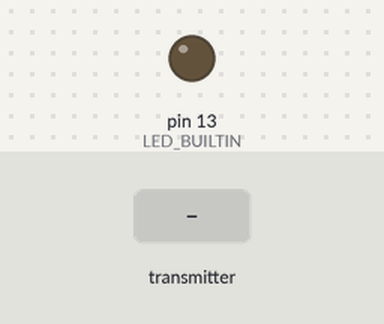
The sketch below on a simulated Arduino Uno, built with avr-gcc and run on an emulated ATmega328P. Parts: output pins drawn as LEDs (lit = HIGH). The inputs (shaded band) are chosen by the test bench. No radio packets arrive unless stated; pins used as bus, display or sensor lines are not drawn; what the sketch prints to the serial monitor is not drawn.

Above: at 1.2 s.
1.3 s: the transmitter starts sending timestamp = 0
3.2 s: the transmitter starts sending latitude = 0
4.7 s: the transmitter starts sending longitude = 0
Timing chart, 0 to 11.5 s (numbered marks = the images above; inputs shaded):
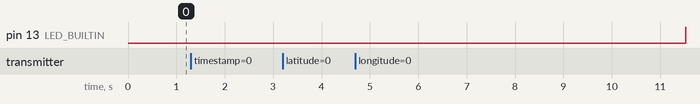

The sketch:

rocket_RX.ino
```cpp
#include <SPI.h>
#include <RH_RF95.h>
#include <ArduinoJson.h>

#define RFM95_CS 8
#define RFM95_RST 4
#define RFM95_INT 7

#define RF95_FREQ 915.0

RH_RF95 rf95(RFM95_CS, RFM95_INT);

void setup()
{
  pinMode(LED_BUILTIN, OUTPUT);
  pinMode(RFM95_RST, OUTPUT);
  digitalWrite(RFM95_RST, HIGH);

  Serial.begin(115200);
  while(!Serial){}

  // Serial.println("Feather LoRa TX Test!");

  // manual reset
  digitalWrite(RFM95_RST, LOW);
  delay(10);
  digitalWrite(RFM95_RST, HIGH);
  delay(10);
  rf95.init();
  // Serial.println("LoRa radio init OK!");

  // Defaults after init are 434.0MHz, modulation GFSK_Rb250Fd250, +13dbM
  rf95.setFrequency(RF95_FREQ);

  // Serial.print("Set Freq to: ");Serial.println(RF95_FREQ);

  // Defaults after init are 434.0MHz, 13dBm, Bw = 125 kHz, Cr = 4/5, Sf = 128chips/symbol, CRC on

  // The default transmitter power is 13dBm, using PA_BOOST.
  // If you are using RFM95/96/97/98 modules which uses the PA_BOOST transmitter pin, then
  // you can set transmitter powers from 5 to 23 dBm:
  rf95.setTxPower(23, false);
}

struct GPSFix {
  long timestamp;
  float latitude;
  float longitude;
  float altitude;
  uint8_t fixQuality;
  uint8_t numSats;
};
GPSFix fix;

void loop()
{
  if (rf95.available())
  {
    // Should be a message for us now
    // uint8_t buf[RH_RF95_MAX_MESSAGE_LEN];
    uint8_t len = sizeof(GPSFix);
    if (rf95.recv((char*)&fix, &len))
    {
      digitalWrite(LED_BUILTIN, HIGH);
      // RH_RF95::printBuffer("Received: ", (char*)&fix, len);
      // Serial.print("Got: ");
      // Serial.println((char*)buf);
      // Serial.println(fix.toString());
      // Serial.print("RSSI: ");
      // Serial.println(rf95.lastRssi(), DEC);
      StaticJsonBuffer<200> jsonBuffer;
      JsonObject& root = jsonBuffer.createObject();
      root["timestamp"] = fix.timestamp;
      root["latitude"] = fix.latitude;
      root["longitude"] = fix.longitude;
      root["altitude"] = fix.altitude;
      root["fixQuality"] = fix.fixQuality;
      root["numSats"] = fix.numSats;

      root.printTo(Serial);
      // Serial.println();

      digitalWrite(LED_BUILTIN, LOW);
    }
    else
    {
      Serial.println("Receive failed");
    }
  }
}
```

Measured:
- after the input at 4.7 s, pin 13 (LED_BUILTIN): LOW → HIGH after 6.8 s
